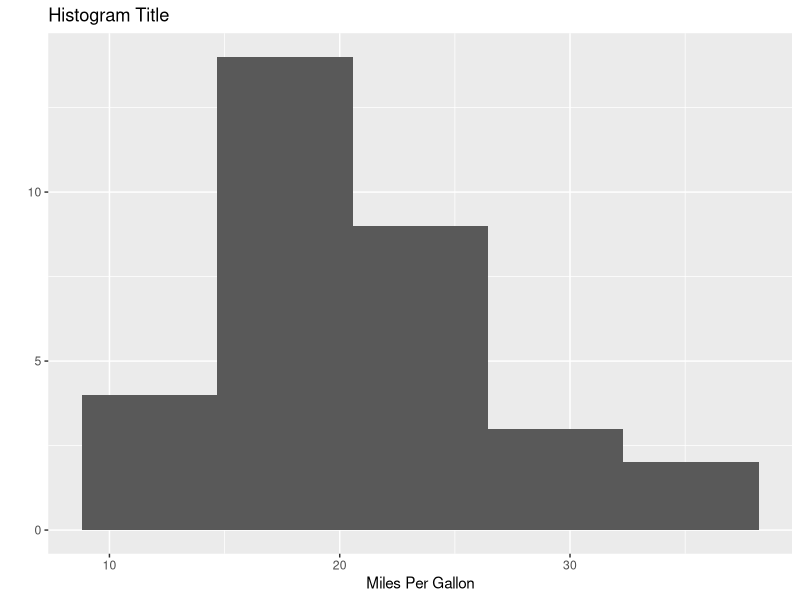
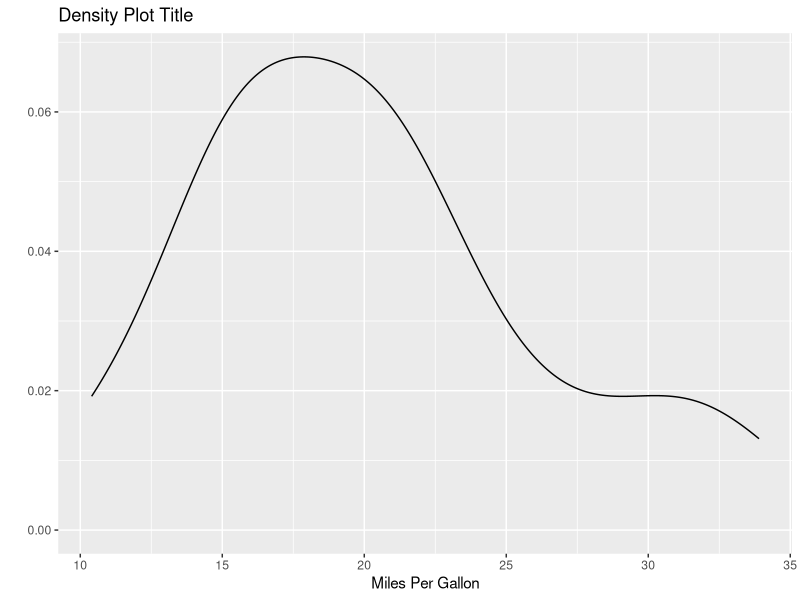
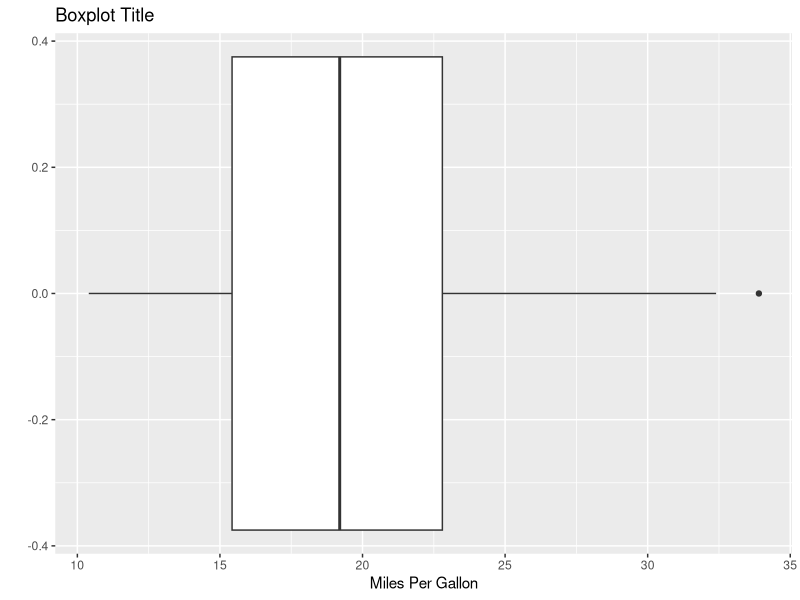
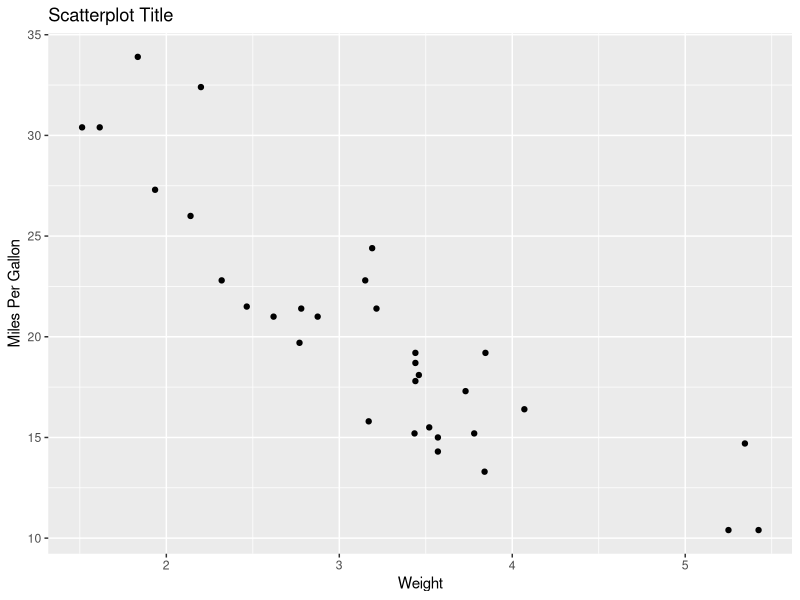

Source code (R) for these figures, in order:
## ---- chunk 1
knitr::opts_chunk$set(echo = TRUE)

library(tidyverse)
library(knitr)

##setwd("D:/dropbox/Dropbox/data_viz_coursera")

dat<-read_csv("cces_sample_coursera.csv")

dat<-drop_na(dat)

## ---- chunk 2
knitr::kable(table(dat$gender),align="l")
#?kable
kable(summarise(dat,Mean=mean(dat$faminc_new),Median=median(dat$faminc_new)),align="l",label="Summary Statistics for Family Income")
## ---- chunk 3
data(mtcars)

qplot(x=mpg,data=mtcars,geom="histogram",bins=5,main="Histogram Title",xlab="Miles Per Gallon")

qplot(x=mpg,data=mtcars,geom="density",main="Density Plot Title",xlab="Miles Per Gallon")

qplot(x=mpg,data=mtcars,geom="boxplot",main="Boxplot Title",xlab="Miles Per Gallon")

qplot(x=wt,y=mpg,data=mtcars,geom="point",main="Scatterplot Title",xlab="Weight",ylab="Miles Per Gallon")
